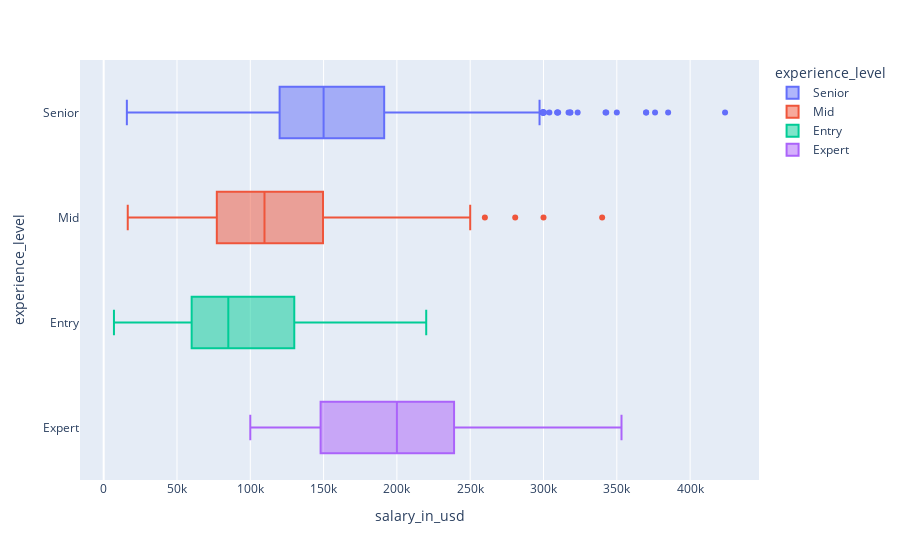

Source (notebook cell):
### Markdown cell above
##### Box-plot

### Code cell
import plotly.express as px
px.box(data.loc[(data['work_year'] == 2023)], x='salary_in_usd', y='experience_level', color='experience_level')

### Figure 1 — Plotly figure (JSON) as saved in the notebook; plotly's stock layout.template omitted (floating-point values rounded to 4 significant figures; data arrays with more than 128 entries replaced by an {"elided": "..."} marker saying what was removed)
{"data": [{"alignmentgroup": "True", "hovertemplate": "experience_level=%{y}<br>salary_in_usd=%{x}<extra></extra>", "legendgroup": "Senior", "marker": {"color": "#636efa"}, "name": "Senior", "notched": false, "offsetgroup": "Senior", "orientation": "h", "showlegend": true, "type": "box", "x": {"elided": "1287 int values"}, "x0": " ", "xaxis": "x", "y": {"elided": "1287 str values"}, "y0": " ", "yaxis": "y"}, {"alignmentgroup": "True", "hovertemplate": "experience_level=%{y}<br>salary_in_usd=%{x}<extra></extra>", "legendgroup": "Mid", "marker": {"color": "#EF553B"}, "name": "Mid", "notched": false, "offsetgroup": "Mid", "orientation": "h", "showlegend": true, "type": "box", "x": {"elided": "320 int values"}, "x0": " ", "xaxis": "x", "y": {"elided": "320 str values"}, "y0": " ", "yaxis": "y"}, {"alignmentgroup": "True", "hovertemplate": "experience_level=%{y}<br>salary_in_usd=%{x}<extra></extra>", "legendgroup": "Entry", "marker": {"color": "#00cc96"}, "name": "Entry", "notched": false, "offsetgroup": "Entry", "orientation": "h", "showlegend": true, "type": "box", "x": [213660, 130760, 100000, 30000, 204620, 110680, 163196, 145885, 220000, 85000, 65000, 75000, 70000, 85000, 75000, 17022, 85000, 65000, 40663, 51753, 130001, 71907, 85000, 65000, 213660, 130760, 60000, 85000, 65000, 155000, 125000, 155000, 125000, 64200, 56100, 92700, 61800, 21461, 160000, 120000, 7000, 42923, 190000, 120000, 121093, 85000, 75000, 92700, 61800, 62000, 58000, 125000, 90000, 95000, 70000, 115100, 73900, 70000, 80000, 150000, 100000, 75000, 60000, 125000, 90000, 214618, 100000, 150000, 100000, 150000, 100000, 85000, 75000, 30000, 220000, 64385, 55000, 48000, 17779, 19522, 75000, 60000, 120000, 60000, 60000, 50000, 9727, 85000, 75000, 12000, 55000, 48000, 100000, 110000, 12767, 26827, 160000, 100000, 130000, 160000, 135000, 30000, 124234, 74540, 12888, 120000, 12877, 160000, 135000, 50000, 160000, 135000, 160000, 120000, 150000, 120000, 160000, 135000], "x0": " ", "xaxis": "x", "y": ["Entry", "Entry", "Entry", "Entry", "Entry", "Entry", "Entry", "Entry", "Entry", "Entry", "Entry", "Entry", "Entry", "Entry", "Entry", "Entry", "Entry", "Entry", "Entry", "Entry", "Entry", "Entry", "Entry", "Entry", "Entry", "Entry", "Entry", "Entry", "Entry", "Entry", "Entry", "Entry", "Entry", "Entry", "Entry", "Entry", "Entry", "Entry", "Entry", "Entry", "Entry", "Entry", "Entry", "Entry", "Entry", "Entry", "Entry", "Entry", "Entry", "Entry", "Entry", "Entry", "Entry", "Entry", "Entry", "Entry", "Entry", "Entry", "Entry", "Entry", "Entry", "Entry", "Entry", "Entry", "Entry", "Entry", "Entry", "Entry", "Entry", "Entry", "Entry", "Entry", "Entry", "Entry", "Entry", "Entry", "Entry", "Entry", "Entry", "Entry", "Entry", "Entry", "Entry", "Entry", "Entry", "Entry", "Entry", "Entry", "Entry", "Entry", "Entry", "Entry", "Entry", "Entry", "Entry", "Entry", "Entry", "Entry", "Entry", "Entry", "Entry", "Entry", "Entry", "Entry", "Entry", "Entry", "Entry", "Entry", "Entry", "Entry", "Entry", "Entry", "Entry", "Entry", "Entry", "Entry", "Entry", "Entry"], "y0": " ", "yaxis": "y"}, {"alignmentgroup": "True", "hovertemplate": "experience_level=%{y}<br>salary_in_usd=%{x}<extra></extra>", "legendgroup": "Expert", "marker": {"color": "#ab63fa"}, "name": "Expert", "notched": false, "offsetgroup": "Expert", "orientation": "h", "showlegend": true, "type": "box", "x": [258750, 185000, 220000, 205000, 329500, 269600, 145000, 115000, 175000, 110000, 221000, 153000, 200000, 145000, 180000, 155000, 286000, 207000, 353200, 249300, 145000, 100000, 265000, 235000, 194500, 115500, 200000, 145000, 210914, 116704, 167500, 106500, 310000, 239000, 310000, 239000, 160288, 127467, 310000, 239000, 235000, 210000, 210914, 116704, 284000, 236000, 155000, 140000, 175000, 110000, 314100, 195800, 200000, 145000, 310000, 239000, 300000, 200000, 196200, 150900], "x0": " ", "xaxis": "x", "y": ["Expert", "Expert", "Expert", "Expert", "Expert", "Expert", "Expert", "Expert", "Expert", "Expert", "Expert", "Expert", "Expert", "Expert", "Expert", "Expert", "Expert", "Expert", "Expert", "Expert", "Expert", "Expert", "Expert", "Expert", "Expert", "Expert", "Expert", "Expert", "Expert", "Expert", "Expert", "Expert", "Expert", "Expert", "Expert", "Expert", "Expert", "Expert", "Expert", "Expert", "Expert", "Expert", "Expert", "Expert", "Expert", "Expert", "Expert", "Expert", "Expert", "Expert", "Expert", "Expert", "Expert", "Expert", "Expert", "Expert", "Expert", "Expert", "Expert", "Expert"], "y0": " ", "yaxis": "y"}], "layout": {"boxmode": "overlay", "legend": {"title": {"text": "experience_level"}, "tracegroupgap": 0}, "margin": {"t": 60}, "xaxis": {"anchor": "y", "domain": [0, 1], "title": {"text": "salary_in_usd"}}, "yaxis": {"anchor": "x", "categoryarray": ["Expert", "Entry", "Mid", "Senior"], "categoryorder": "array", "domain": [0, 1], "title": {"text": "experience_level"}}}}
